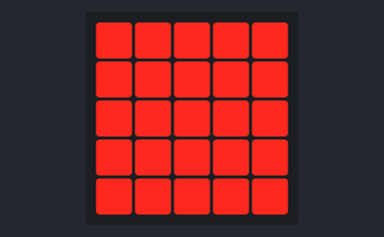
Recording of a program running on a simulated BBC micro:bit (MakeCode). On the bench: the board's 5×5 LED display.

Above: at 0.2 s.
At 0.75 s:
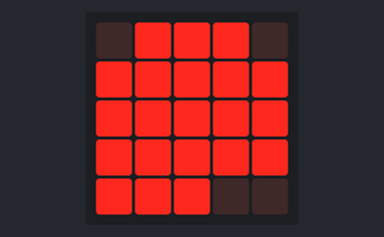
At 1.35 s:
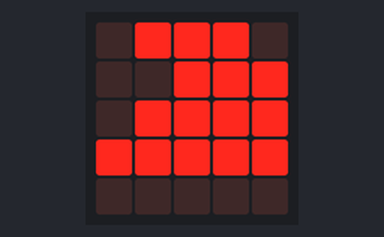
At 1.95 s:
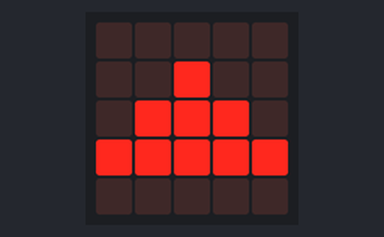
At 2.56 s:
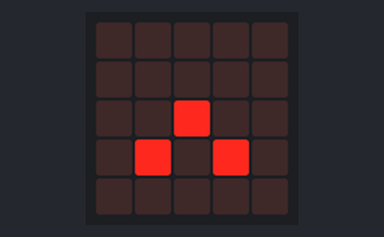

The program:

main.ts
```typescript
basic.forever(function () {

})
basic.forever(function () {
    basic.showLeds(`
        # # # # #
        # # # # #
        # # # # #
        # # # # #
        # # # # #
        `)
    led.unplot(0, 0)
    basic.pause(100)
    led.unplot(4, 0)
    basic.pause(100)
    led.unplot(4, 4)
    basic.pause(100)
    led.unplot(3, 4)
    basic.pause(100)
    led.unplot(2, 4)
    basic.pause(100)
    led.unplot(1, 4)
    basic.pause(100)
    led.unplot(0, 4)
    basic.pause(100)
    led.unplot(0, 2)
    basic.pause(100)
    led.unplot(0, 1)
    basic.pause(100)
    led.unplot(1, 1)
    basic.pause(100)
    led.unplot(1, 0)
    basic.pause(100)
    led.unplot(2, 0)
    basic.pause(100)
    led.unplot(3, 0)
    basic.pause(100)
    led.unplot(3, 1)
    basic.pause(100)
    led.unplot(4, 1)
    basic.pause(100)
    led.unplot(4, 2)
    basic.pause(100)
    led.unplot(1, 2)
    basic.pause(100)
    led.unplot(2, 1)
    basic.pause(100)
    led.unplot(0, 3)
    basic.pause(100)
    led.unplot(3, 2)
    basic.pause(100)
    led.unplot(4, 3)
    basic.pause(100)
    led.unplot(2, 3)
    basic.pause(100)
})
```

test.ts
```typescript
// aquí va el archivo "tests"; esto no se compilará cuando este paquete se utilice como una extensión.
```

Measured:
- by itself, everything shown: repeats every 2.6 s, in 23 steps
